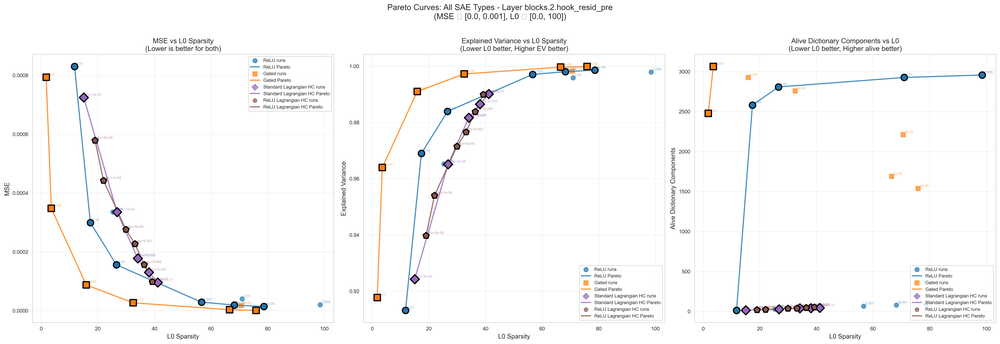
#> input picture plots/all_saes_pareto_blocks_2_hook_resid_pre.png, 1000 x 344 px, shrunk from 7178 x 2467 before the run; its folder holds 3 pictures in this run
$ python create_combined_pareto_view.py
#> lines starting #> are read from the running program, lines starting #| are printed output that depends on the picture
#!/usr/bin/env python3
"""
Create a combined view of Pareto curves across all layers for easier comparison.
"""

import matplotlib.pyplot as plt
import matplotlib.image as mpimg
from pathlib import Path

# Set up the figure - larger to accommodate the bigger individual plots
fig = plt.figure(figsize=(24, 20))

# Layer names
layers = [
    'blocks_2_hook_resid_pre',
    'blocks_4_hook_resid_pre',
    'blocks_6_hook_resid_pre'
]

layer_labels = ['Layer 2', 'Layer 4', 'Layer 6']

# Load and display each plot
for i, (layer, label) in enumerate(zip(layers, layer_labels)):
    img_path = f'plots/all_saes_pareto_{layer}.png'
    if Path(img_path).exists():
        img = mpimg.imread(img_path)
#> img is the input picture: shape (344, 1000, 4) float32; mean R, G, B, A 0.979, 0.978, 0.978, 1
        ax = plt.subplot(3, 1, i+1)
        ax.imshow(img)
        ax.axis('off')
        ax.set_title(f'{label} Pareto Curves', fontsize=14, pad=10)

plt.suptitle('Pareto Curves Comparison: All SAE Types Across Layers\n(Filtered: L0 < 120, MSE < 0.006)',
             fontsize=16, y=0.98)
plt.tight_layout()

# Save the combined figure
output_path = 'plots/all_saes_pareto_combined.png'
plt.savefig(output_path, dpi=150, bbox_inches='tight')
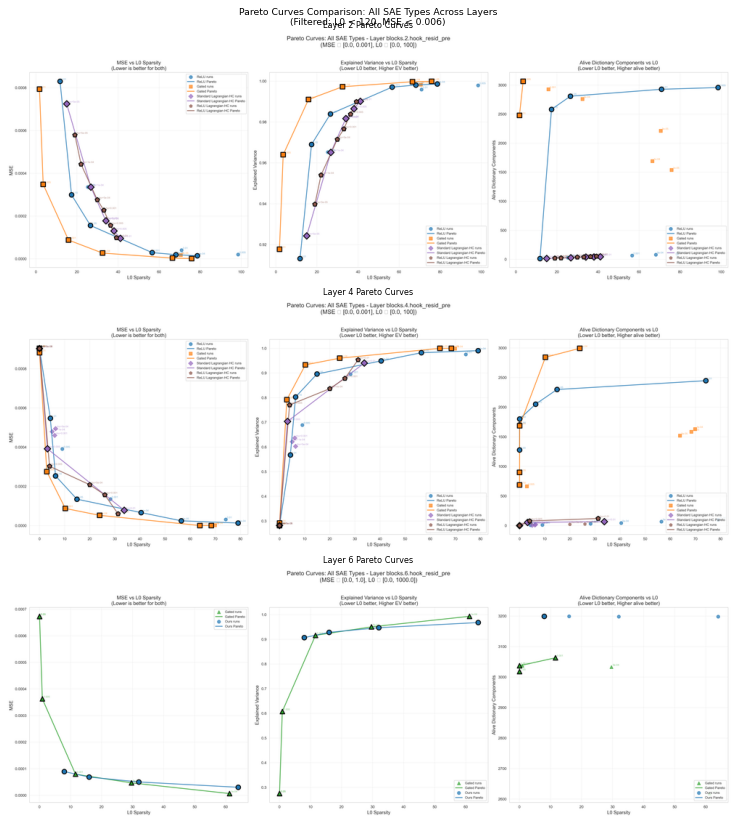
#> figure drawn by matplotlib, 3 panels
print(f"Saved combined view to: {output_path}")

plt.close()

# Also create a legend figure separately for clarity
fig_legend = plt.figure(figsize=(8, 2))
ax_legend = fig_legend.add_subplot(111)

# Define colors and markers as in main script
colors = {
    'ReLU': '#1f77b4',           # Blue
    'Gated': '#ff7f0e',          # Orange
    'HC (input-dep)': '#2ca02c',    # Green
    'HC (input-indep)': '#d62728'   # Red
}

markers = {
    'ReLU': 'o',        # Circle
    'Gated': 's',       # Square
    'HC (input-dep)': '^',    # Triangle up
    'HC (input-indep)': 'D'   # Diamond
}

# Create legend entries
for label, color in colors.items():
    marker = markers[label]
    ax_legend.scatter([], [], color=color, marker=marker, s=100, label=label, alpha=0.7)
    ax_legend.plot([], [], color=color, linewidth=2, alpha=0.8, label=f'{label} Pareto')

ax_legend.legend(loc='center', ncol=4, frameon=True, fontsize=11,
                title='SAE Types and Pareto Frontiers', title_fontsize=12)
ax_legend.axis('off')

# Save legend
legend_path = 'plots/all_saes_pareto_legend.png'
plt.savefig(legend_path, dpi=150, bbox_inches='tight')
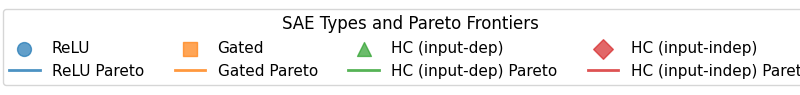
#> figure drawn by matplotlib, 1 panel
print(f"Saved legend to: {legend_path}")

print("\nColor and Shape Guide:")
print("=" * 40)
print("ReLU:              Blue circles (○)")
print("Gated:             Orange squares (■)")
print("HC (input-dep):    Green triangles (▲)")
print("HC (input-indep):  Red diamonds (♦)")
print("=" * 40)
print("\nPareto frontier points are highlighted with:")
print("- Larger size")
print("- Black border")
print("- Connected by lines of the same color")
